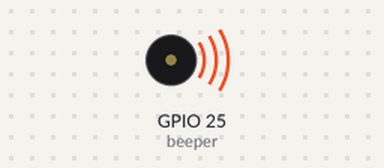
A program run on a simulated ESP32 board running MicroPython. Parts: buzzer (waves = sounding).

Above: at 0.1 s.
Timing chart, 0 to 40.2 s (numbered marks = the images above):
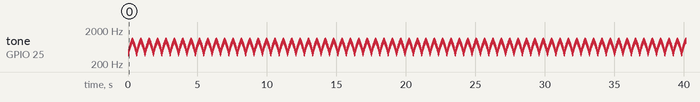

Measured:
- by itself, tone on GPIO 25 (beeper): plays 400 Hz for 0.01 s, 420 Hz for 0.01 s, 440 Hz for 0.01 s, 460 Hz for 0.01 s, 480 Hz for 0.01 s, 500 Hz for 0.01 s … (3994 notes in this stretch)

The program:

extra_siren.py
```python
from machine import Pin, PWM
import time

beeper = PWM(Pin(25))
beeper.freq(440)
beeper.duty(0)

while True:
    for hz in range(400, 1000, 20):  # 20 Hz 씩 올라가기
        beeper.freq(hz)
        beeper.duty(512)
        time.sleep(0.01)
        beeper.duty(0)
    for hz in range(1000, 400, -20):  # 20 Hz 씩 내려가기
        beeper.freq(hz)
        beeper.duty(512)
        time.sleep(0.01)
        beeper.duty(0)
```
